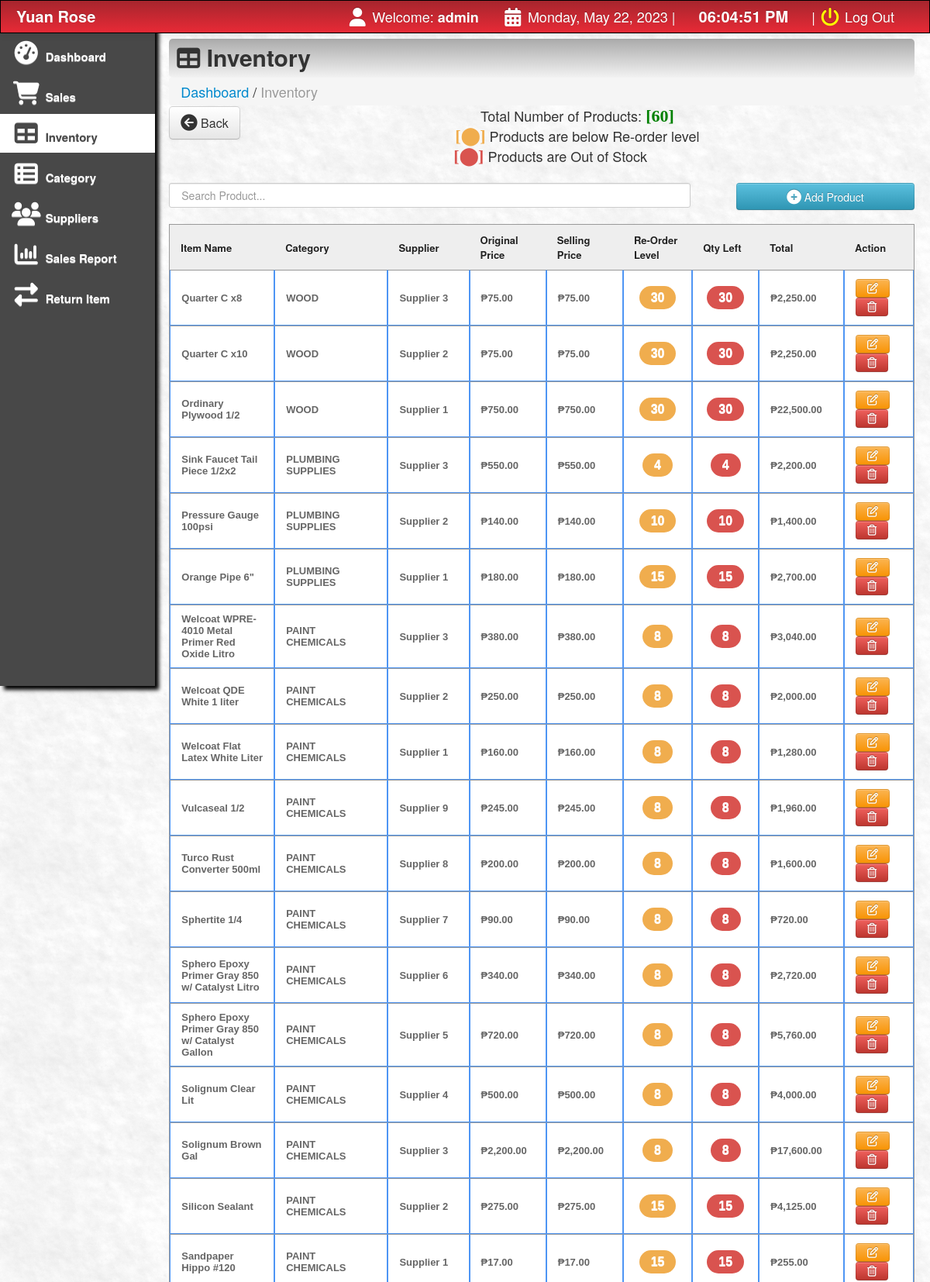
The page /main/products.php (signed in, upper part) on the database its author committed.
### tables this page shows
CREATE TABLE `products` (
  `product_id` int(11) NOT NULL,
  `product_code` varchar(200) NOT NULL,
  `gen_name` varchar(200) NOT NULL,
  `product_name` varchar(200) NOT NULL,
  `cost` varchar(100) NOT NULL,
  `o_price` varchar(100) NOT NULL,
  `price` varchar(100) NOT NULL,
  `profit` varchar(100) NOT NULL,
  `supplier` varchar(100) NOT NULL,
  `onhand_qty` int(10) NOT NULL,
  `qty` int(10) NOT NULL,
  `reorder` int(10) NOT NULL,
  `date_arrival` varchar(500) NOT NULL,
  `prod_cat_id` varchar(255) DEFAULT NULL
);

CREATE TABLE `category` (
  `cat_id` int(11) NOT NULL,
  `cat_title` varchar(255) DEFAULT NULL,
  `cat_desc` longtext DEFAULT NULL,
  `cat_date` date NOT NULL
);

### main/products.php (the view, shortened to what this page needs)
<html>
<head>
	<link href="css/bootstrap.css" rel="stylesheet">
	<link rel="stylesheet" type="text/css" href="css/DT_bootstrap.css">
	<link rel="stylesheet" href="css/font-awesome.min.css">
	<link href="css/bootstrap-responsive.css" rel="stylesheet">
	<link href="../style.css" media="screen" rel="stylesheet" type="text/css" />
	<link href="src/facebox.css" media="screen" rel="stylesheet" type="text/css" />
</head>
<?php
function createRandomPassword()
{
	$chars = "003232303232023232023456789";
	$i = 0;
	$pass = '';
	while ($i <= 7) {
		$num = rand() % 33;
		$tmp = substr($chars, $num, 1);
		$pass = $pass . $tmp;
		$i++;
	}
	return $pass;
}
$finalcode = 'RS-' . createRandomPassword();
?>
<body>
	<?php include('navfixed.php'); ?>
	<div class="container-fluid">
		<div class="row-fluid">
			<div class="span2">
				<div class="well sidebar-nav">
					<ul class="nav nav-list">
						<li><a href="index.php"><i class="icon-dashboard icon-2x"></i> Dashboard </a></li>
						<li><a href="sales.php?id=cash&invoice=<?php echo $finalcode ?>"><i class="icon-shopping-cart icon-2x"></i> Sales</a> </li>
						<li class="active"><a href="products.php"><i class="icon-table icon-2x"></i> Inventory</a> </li>
						<li><a href="category.php"><i class="icon-th-list icon-2x"></i> Category</a> </li>
						<li><a href="supplier.php"><i class="icon-group icon-2x"></i> Suppliers</a> </li>
						<li><a href="salesreport.php?d1=0&d2=0"><i class="icon-bar-chart icon-2x"></i> Sales Report</a> </li>
						<li><a href="sales_inventory.php"><i class="icon-exchange icon-2x"></i> Return Item </a> </li>
						<br><br><br><br><br><br>
					</ul>
				</div>
			</div>
			<div class="span10">
				<div class="contentheader">
					<i class="icon-table"></i> Inventory
				</div>
				<ul class="breadcrumb">
					<li><a href="index.
					.php">Dashboard</a></li> /
					<li class="active">Inventory</li>
				</ul>
				<div style="margin-top: -19px; margin-bottom: 21px;">
					<a href="index.php"><button class="btn btn-default btn-large" style="float: left;"><i class="icon icon-circle-arrow-left icon-large"></i> Back</button></a>
					<?php
					include('../connect.php');
					$result = $db->prepare("SELECT * FROM products ORDER BY reorder DESC");
					$result->execute();
					$rowcount = $result->rowcount();
					?>
					<div style="text-align:center;">
						Total Number of Products: <font color="green" style="font:bold 22px 'Aleo';">[<?php echo $rowcount; ?>]</font>
					</div>
					<div style="text-align:center;">
						<font style="color:#f0ad4e; font:bold 22px 'Aleo';">[&#11044;]</font> Products are below Re-order level
					</div>
					<div style="text-align:center;">
						<font style="color:#d9534f; font:bold 22px 'Aleo';">&nbsp;&nbsp;&nbsp;&nbsp;[&#11044;]</font> Products are Out of Stock
					</div>
				</div>
				<input type="text" style="padding:15px;" name="filter" value="" id="filter" placeholder="Search Product..." autocomplete="off" />
				<a rel="facebox" href="addproduct.php"><Button type="submit" class="btn btn-info" style="float:right; width:230px; height:35px;" /><i class="icon-plus-sign icon-large"></i> Add Product</button></a><br><br>
				<table class="hoverTable" id="resultTable" data-responsive="table" style="text-align: left;">
					<thead>
						<tr>
							<th width="12%"> Item Name </th>
							<th width="13%"> Category </th>
							<th width="7%"> Supplier </th>
							<th width="6%"> Original Price </th>
							<th width="6%"> Selling Price </th>
							<th width="7%"> Re-Order Level </th>
							<th width="5%"> Qty Left </th>
							<th width="8%"> Total </th>
							<th width="8%"> Action </th>
						</tr>
					</thead>
					<tbody>
						<?php
						function formatMoney($number, $fractional = false)
						{
							if ($fractional) {
								$number = sprintf('%.2f', $number);
							}
							while (true) {
								$replaced = preg_replace('/(-?\d+)(\d\d\d)/', '$1,$2', $number);
								if ($replaced != $number) {
									$number = $replaced;
								} else {
									break;
								}
							}
							return $number;
						}
						include('../connect.php');
						$query = "SELECT *, price * qty as total FROM products ORDER BY product_id DESC";
						$result = mysqli_query($mysqli, $query);
						while ($row = mysqli_fetch_assoc($result)) {
							$product_code = $row['product_code'];
							$supplier = $row['supplier'];
							$o_price = $row['o_price'];
							$price = $row['price'];
							$reorder = $row['reorder'];
							$qty = $row['qty'];
							$totals = $row['total'];
							$product_id = $row['product_id'];
							$availableqty = $row['qty'];
							$category = $row['prod_cat_id'];
							$query = "SELECT * FROM category WHERE cat_id = $category";
							$catquery = mysqli_query($mysqli, $query);
							while ($row = mysqli_fetch_assoc($catquery)) {
								$cat_title = $row["cat_title"];
							}
							if ($availableqty < $reorder) {
								echo '<tr class="alert alert-warning record" style="color: #fff; background-color:#f0ad4e;">';
								if ($availableqty == 0) {
									echo '<tr class="alert alert-warning record" style="color: #fff; background-color:#d9534f;">';
								}
							} else {
								echo '<tr class="record">';
							}
						?>
							<td><?php echo $product_code; ?></td>
							<td><?php echo $cat_title; ?></td>
							<td><?php echo $supplier; ?></td>
							<td>&#8369;<?php
										$oprice = $o_price;
										echo formatMoney($oprice, true);
										?></td>
							<td>&#8369;<?php
										$pprice = $price;
										echo formatMoney($pprice, true);
										?></td>
							<td style="text-align:center;">
								<h4 class="badge1"> <?php echo $reorder; ?></h4>
							</td>
							<td style="text-align:center;">
								<h4 class="badge2"> <?php echo $qty; ?></h4>
							</td>
							<td>&#8369;<?php
										$total = $totals;
										echo formatMoney($total, true);
										?>
							</td>
							<td><a rel="facebox" title="Click to edit the product" href="editproduct.php?id=<?php echo $product_id; ?>"><button class="btn btn-warning"><i class="icon-edit"></i> </button> </a>
								<a href="#" id="<?php echo $product_id; ?>" class="delbutton" title="Click to Delete the product"><button class="btn btn-danger"><i class="icon-trash"></i></button></a>
							</td>
							</tr>
						<?php
						}
						?>
					</tbody>
				</table>
			</div>
		</div>
	</div>
</body>
<?php include('footer.php'); ?>
</html>

### style.css (style rules this page uses)
td a { color:darkblue; }
input { border: 1px solid #999; background: #EEEEEE; padding: 10px; box-shadow:0 1px 2px #ddd; -moz-box-shadow:0 1px 2px #ddd; -webkit-box-shadow:0 1px 2px #ddd; }
#filter { width: 70%; float:left; }
#resultTable { border-collapse: separate; background-color: #FFFFFF; border-spacing: 0; max-width: 100%; }
#resultTable { color: #666666; text-shadow: 0 1px 0 #FFFFFF; width: 100%; border: 1px solid #999999; box-shadow: 0 5px 5px -5px rgba(0, 0, 0, 0.3); margin-top: 13px; }
#resultTable thead tr th { background: none repeat scroll 0 0 #EEEEEE; color: #222222; padding: 10px 14px; text-align: left; border-top: 0 none; font-size: 13px; }
#resultTable tbody tr td { font: bold 13px 'Arial'; text-align: left; padding: 10px 14px; border-top: 1px solid #999999; }
#resultTable td { padding:7px; border:#4e95f4 1px solid; }
#resultTable tr { background: #fff; }

### main/products.php (style rules this page uses)
body { padding-top: 60px; padding-bottom: 40px; }
.sidebar-nav { padding: 9px 0; }
.badge1 { display: inline-block; padding: 5px 15px; font-size: 16px; font-weight: bold; color: #fff; background-color: #f0ad4e; border-radius: 20px; text-align: center; }
.badge2 { display: inline-block; padding: 5px 15px; font-size: 16px; font-weight: bold; color: #fff; background-color: #d9534f; border-radius: 20px; text-align: center; }

### rows shown on the page
products: product_code "Quarter C x8", category.cat_title "WOOD", supplier "Supplier 3", o_price "75.00", price "75.00", reorder "30", qty "30", total "2,250.00"
products: product_code "Quarter C x10", category.cat_title "WOOD", supplier "Supplier 2", o_price "75.00", price "75.00", reorder "30", qty "30", total "2,250.00"
products: product_code "Ordinary Plywood 1/2", category.cat_title "WOOD", supplier "Supplier 1", o_price "750.00", price "750.00", reorder "30", qty "30", total "22,500.00"
products: product_code "Sink Faucet Tail Piece 1/2x2", category.cat_title "PLUMBING SUPPLIES", supplier "Supplier 3", o_price "550.00", price "550.00", reorder "4", qty "4", total "2,200.00"
products: product_code "Pressure Gauge 100psi", category.cat_title "PLUMBING SUPPLIES", supplier "Supplier 2", o_price "140.00", price "140.00", reorder "10", qty "10", total "1,400.00"
products: product_code "Orange Pipe 6\"", category.cat_title "PLUMBING SUPPLIES", supplier "Supplier 1", o_price "180.00", price "180.00", reorder "15", qty "15", total "2,700.00"
products: product_code "Welcoat WPRE-4010 Metal Primer Red Oxide Litro", category.cat_title "PAINT CHEMICALS", supplier "Supplier 3", o_price "380.00", price "380.00", reorder "8", qty "8", total "3,040.00"
products: product_code "Welcoat QDE White 1 liter", category.cat_title "PAINT CHEMICALS", supplier "Supplier 2", o_price "250.00", price "250.00", reorder "8", qty "8", total "2,000.00"
products: product_code "Welcoat Flat Latex White Liter", category.cat_title "PAINT CHEMICALS", supplier "Supplier 1", o_price "160.00", price "160.00", reorder "8", qty "8", total "1,280.00"
products: product_code "Vulcaseal 1/2", category.cat_title "PAINT CHEMICALS", supplier "Supplier 9", o_price "245.00", price "245.00", reorder "8", qty "8", total "1,960.00"
products: product_code "Turco Rust Converter 500ml", category.cat_title "PAINT CHEMICALS", supplier "Supplier 8", o_price "200.00", price "200.00", reorder "8", qty "8", total "1,600.00"
products: product_code "Sphertite 1/4", category.cat_title "PAINT CHEMICALS", supplier "Supplier 7", o_price "90.00", price "90.00", reorder "8", qty "8", total "720.00"
products: product_code "Sphero Epoxy Primer Gray 850 w/ Catalyst Litro", category.cat_title "PAINT CHEMICALS", supplier "Supplier 6", o_price "340.00", price "340.00", reorder "8", qty "8", total "2,720.00"
products: product_code "Sphero Epoxy Primer Gray 850 w/ Catalyst Gallon", category.cat_title "PAINT CHEMICALS", supplier "Supplier 5", o_price "720.00", price "720.00", reorder "8", qty "8", total "5,760.00"
products: product_code "Solignum Clear Lit", category.cat_title "PAINT CHEMICALS", supplier "Supplier 4", o_price "500.00", price "500.00", reorder "8", qty "8", total "4,000.00"
products: product_code "Solignum Brown Gal", category.cat_title "PAINT CHEMICALS", supplier "Supplier 3", o_price "2,200.00", price "2,200.00", reorder "8", qty "8", total "17,600.00"
products: product_code "Silicon Sealant", category.cat_title "PAINT CHEMICALS", supplier "Supplier 2", o_price "275.00", price "275.00", reorder "15", qty "15", total "4,125.00"
products: product_code "Sandpaper Hippo #120", category.cat_title "PAINT CHEMICALS", supplier "Supplier 1", o_price "17.00", price "17.00", reorder "15", qty "15", total "255.00"

### other values the page prints
$_SESSION['SESS_LAST_NAME'] "admin"
$rowcount "60"
